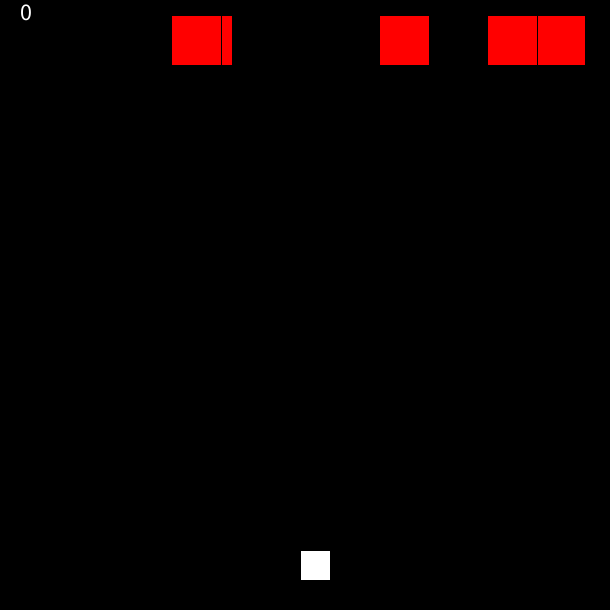
Frame 1 (no input)
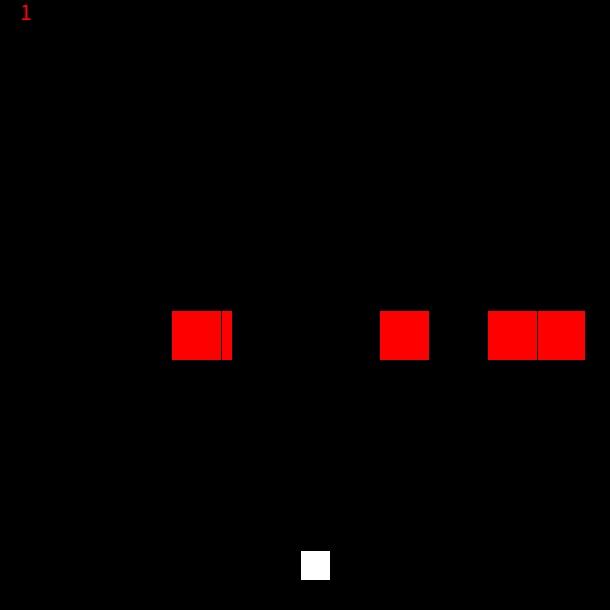
Frame 60 (the mouse pressed at the canvas centre just before this capture)
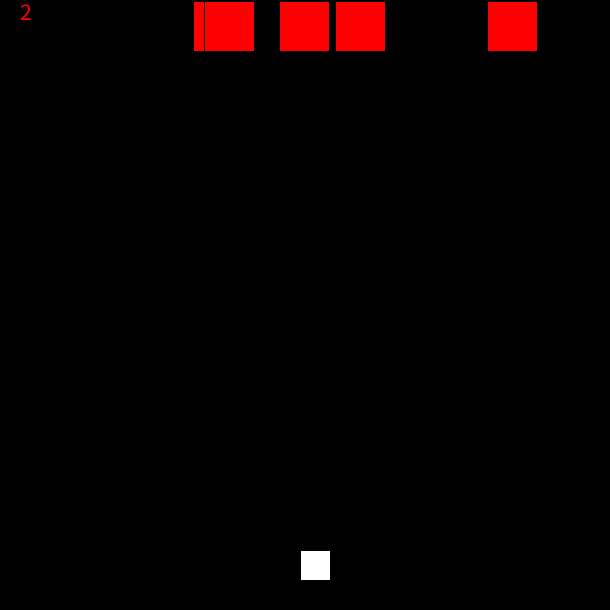
Frame 120 (the mouse held since frame 60 and released just before this capture)

The Processing sketch that drew these frames (run headless with seeded random() and noise(); from frame 60 on, the mouse is pressed at the canvas centre):

// Processing sketch: processing_65358
// ── processing_65358.pde

static final int W=610,   //set to width of the drawing window
                 H=610,   //set to height of the drawing window
                 ZEROX=W/2, ZEROY=H/2;
int x;
int y;
float a;
float c;
float d;
float e;
float f;
int b;
void setup() {
  size(610,610);
  x=300;
  y=550;
  a=random(50,560);
  c=random(50,560);
  d=random(50,560);
  e=random(50,560);
  f=random(50,560);
  b=15;
  
}
int youLost;
int mySeconds;
void draw() {
  background(0); //0 is the # for black
  textSize(24);
  mySeconds=millis()/1000;
  text(""+mySeconds,20,20);
  if (mySeconds>=20) {
    b=b+6;
  }  
  if (mySeconds>=40) {
    b=b+7;
  }  
  if (youLost==1) {
    textSize(96);
    text("YOU LOST", 20,200);
    textSize(24);
    text("<--- your points", 70,20);
    noLoop();
    return;
  }
  fill(255,255,255);
  rect(x,y,30,30);
  fill(255,0,0);
  rect(a,b,50,50);
  if (inRect(x,y,30,30,(int)a+25,b+49)==1) youLost=1;
  rect(c,b,50,50);
  if (inRect(x,y,30,30,(int)c+25,b+49)==1) youLost=1;
  rect(d,b,50,50);
  if (inRect(x,y,30,30,(int)d+25,b+49)==1) youLost=1;
  rect(e,b,50,50);
  if (inRect(x,y,30,30,(int)e+25,b+49)==1) youLost=1;
  rect(f,b,50,50);
  if (inRect(x,y,30,30,(int)f+25,b+49)==1) youLost=1;
  if (b>=0) {
    b=b+5;    
  }
  if(b>=610) {
    b=1;
    a=random(0,610);
    c=random(0,610);
    d=random(0,610);
    e=random(0,610);
    
  }  
}
void keyPressed() {
  if (keyCode == 39) {
    x=x+15;
  } 
  if (keyCode == 37) {
    x=x-15;
  }
  if (x>=600) {
    x=1;
  }
  if (x<=0) {
    x=599;  
  } 
}  

int inRect(int x, int y, int w, int h, int x1, int y1) {
  if (y1>=y && y1<=(y+h)) {
    if (x1>=x && x1<=(x+w)) {
      return 1;
    }
  }
  return 0;  //not in rectangle
}  
